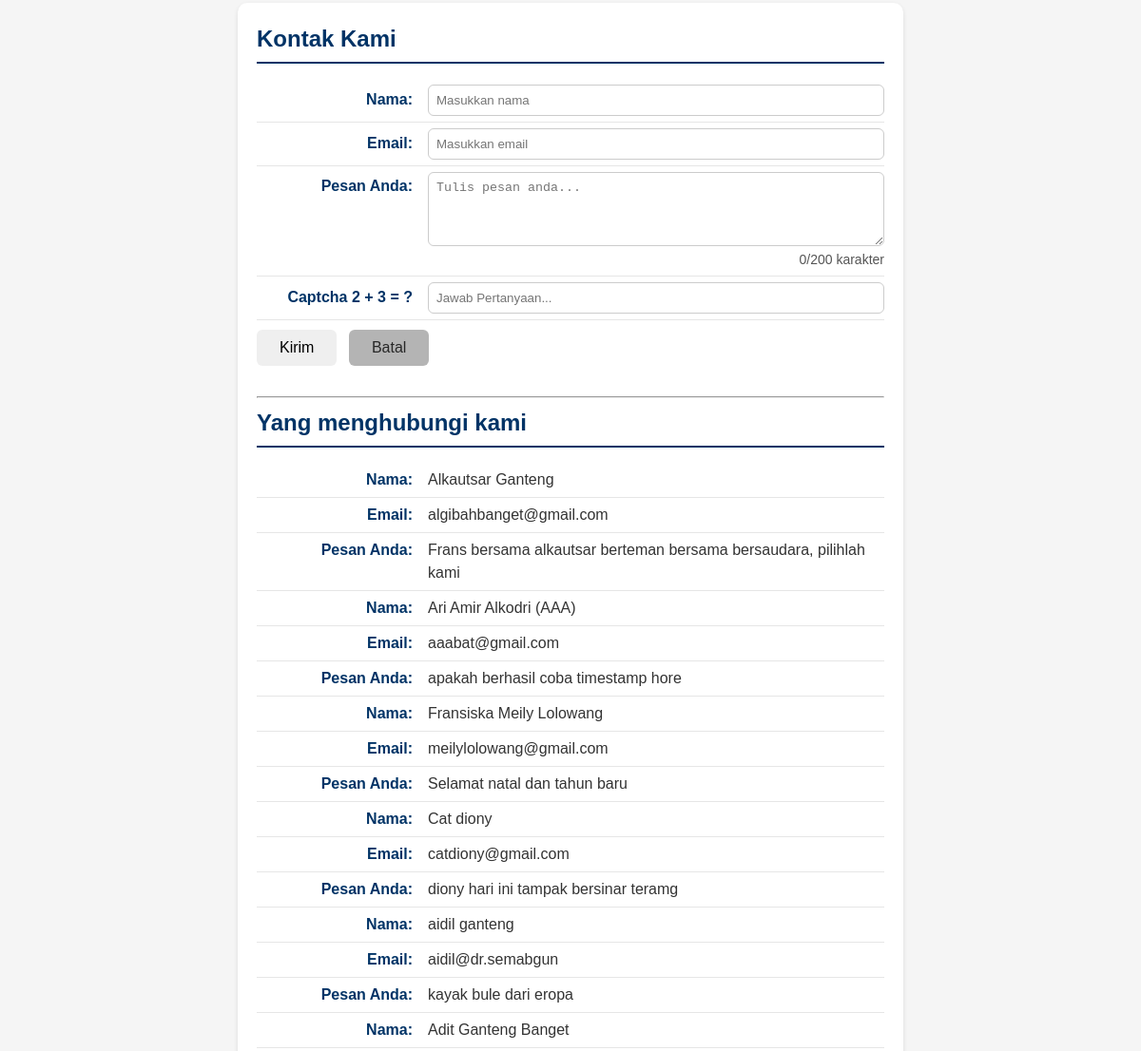
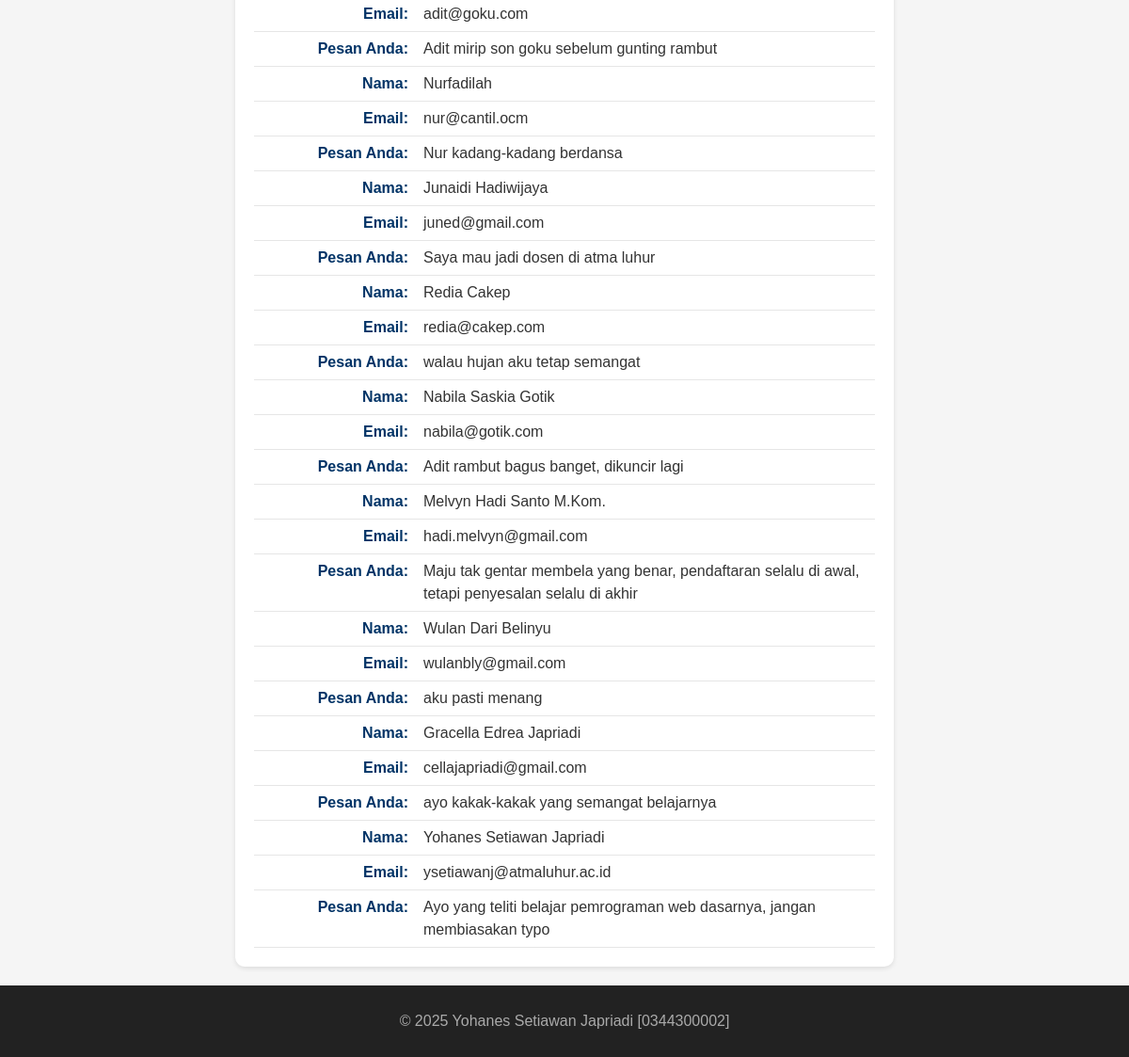
Before: / (lower part) with the older database file (2 pictures, top to bottom).
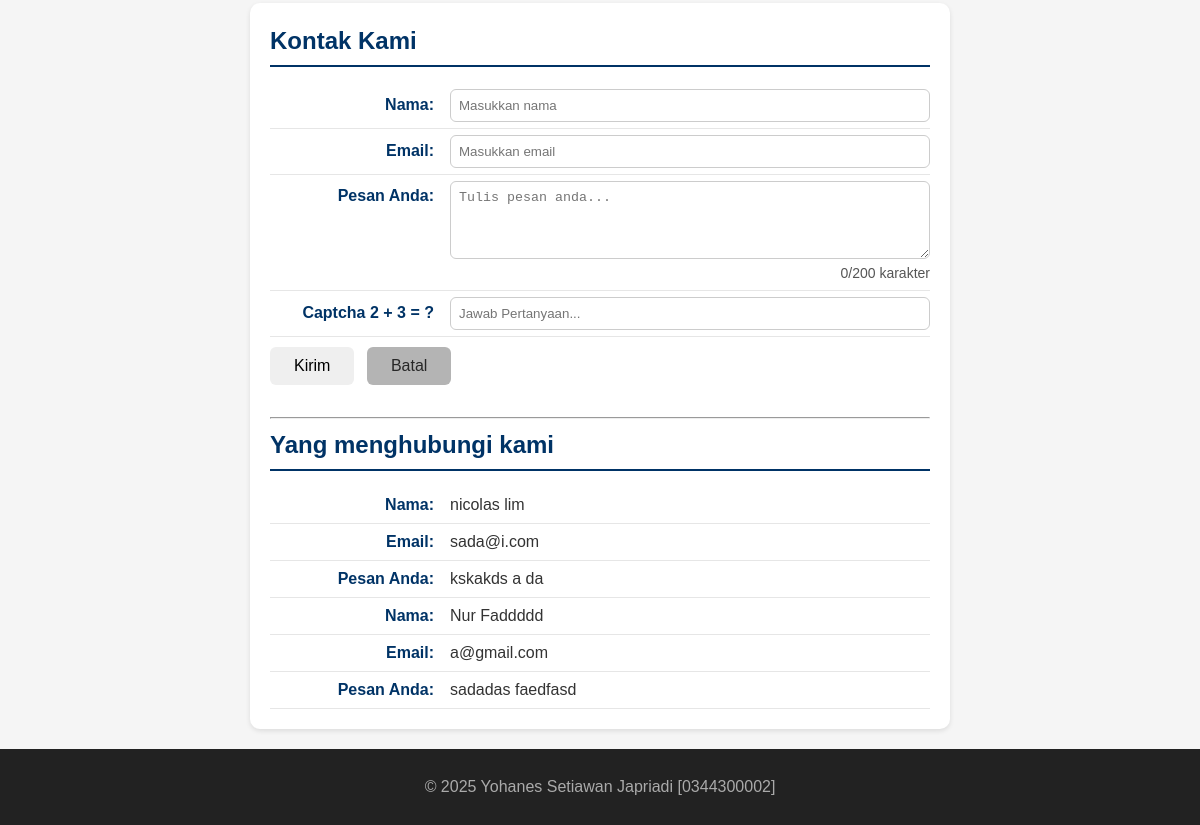
After: the same page with the newer database file.
### tables this page shows
CREATE TABLE `tbl_tamu` (
  `cid` int NOT NULL,
  `cnama` varchar(100) DEFAULT NULL,
  `cemail` varchar(100) DEFAULT NULL,
  `cpesan` text,
  `dcreated_at` datetime NOT NULL DEFAULT CURRENT_TIMESTAMP
);

### fungsi.php (the view, shortened to what this page needs)
<?php
function bersihkan($str)
{
  return htmlspecialchars(trim($str));
}
function tampilkanBiodata($conf, $arr)
{
  $html = "";
  foreach ($conf as $k => $v) {
    $label = $v["label"];
    $nilai = bersihkan($arr[$k] ?? '');
    $suffix = $v["suffix"];
    $html .= "<p><strong>{$label}</strong> {$nilai}{$suffix}</p>";
  }
  return $html;
}

### index.php (shortened to what this page needs)
<?php
require_once __DIR__ . '/fungsi.php';
?>
<!DOCTYPE html>
<html lang="en">
<head>
  <link rel="stylesheet" href="style.css">
</head>
<body>
  <main>
    <?php
    $biodata = $_SESSION["biodata"] ?? [];
    $fieldConfig = [
      "nim" => ["label" => "NIM:", "suffix" => ""],
      "nama" => ["label" => "Nama Lengkap:", "suffix" => " &#128526;"],
      "tempat" => ["label" => "Tempat Lahir:", "suffix" => ""],
      "tanggal" => ["label" => "Tanggal Lahir:", "suffix" => ""],
      "hobi" => ["label" => "Hobi:", "suffix" => " &#127926;"],
      "pasangan" => ["label" => "Pasangan:", "suffix" => " &hearts;"],
      "pekerjaan" => ["label" => "Pekerjaan:", "suffix" => " &copy; 2025"],
      "ortu" => ["label" => "Nama Orang Tua:", "suffix" => ""],
      "kakak" => ["label" => "Nama Kakak:", "suffix" => ""],
      "adik" => ["label" => "Nama Adik:", "suffix" => ""],
    ];
    ?>
      <?= tampilkanBiodata($fieldConfig, $biodata) ?>
    <?php
    $old          = $_SESSION['old'] ?? [];
    ?>
    <section id="contact">
      <h2>Kontak Kami</h2>
      <form action="proses.php" method="POST">
        <label for="txtNama"><span>Nama:</span>
          <input type="text" id="txtNama" name="txtNama" placeholder="Masukkan nama"
            required autocomplete="name"
            value="<?= isset($old['nama']) ? htmlspecialchars($old['nama']) : '' ?>">
        </label>
        <label for="txtEmail"><span>Email:</span>
          <input type="email" id="txtEmail" name="txtEmail" placeholder="Masukkan email"
            required autocomplete="email"
            value="<?= isset($old['email']) ? htmlspecialchars($old['email']) : '' ?>">
        </label>
        <label for="txtPesan"><span>Pesan Anda:</span>
          <textarea id="txtPesan" name="txtPesan" rows="4" placeholder="Tulis pesan anda..."
            required><?= isset($old['pesan']) ? htmlspecialchars($old['pesan']) : '' ?></textarea>
          <small id="charCount">0/200 karakter</small>
        </label>
        <label for="txtCaptcha"><span>Captcha 2 + 3 = ?</span>
          <input type="number" id="txtCaptcha" name="txtCaptcha" placeholder="Jawab Pertanyaan..."
            required
            value="<?= isset($old['captcha']) ? htmlspecialchars($old['captcha']) : '' ?>">
        </label>
        <button type=" submit">Kirim</button>
          <button type="reset">Batal</button>
      </form>
      <br>
      <hr>
      <h2>Yang menghubungi kami</h2>
      <?php include 'read_inc.php'; ?>
    </section>
  </main>
  <footer>
    <p>&copy; 2025 Yohanes Setiawan Japriadi [0344300002]</p>
  </footer>
</body>
</html>

### read_inc.php
<?php
require 'koneksi.php';
$fieldContact = [
  "nama" => ["label" => "Nama:", "suffix" => ""],
  "email" => ["label" => "Email:", "suffix" => ""],
  "pesan" => ["label" => "Pesan Anda:", "suffix" => ""]
];
$sql = "SELECT * FROM tbl_tamu ORDER BY cid DESC";
$q = mysqli_query($conn, $sql);
if (!$q) {
  echo "<p>Gagal membaca data tamu: " . htmlspecialchars(mysqli_error($conn)) . "</p>";
} elseif (mysqli_num_rows($q) === 0) {
  echo "<p>Belum ada data tamu yang tersimpan.</p>";
} else {
  while ($row = mysqli_fetch_assoc($q)) {
    $arrContact = [
      "nama"  => $row["cnama"]  ?? "",
      "email" => $row["cemail"] ?? "",
      "pesan" => $row["cpesan"] ?? "",
    ];
    echo tampilkanBiodata($fieldContact, $arrContact);
  }
}
?>

### style.css (style rules this page uses)
* { box-sizing: border-box; }
body { margin: 0; font-family: Arial, sans-serif; background: #f5f5f5; color: #333; line-height: 1.5; }
#home, #about, #contact, #biodata { background-color: #ffffff; border-radius: 10px; padding: 20px; max-width: 700px; margin: 20px auto; box-shadow: 0 2px 5px rgba(0, 0, 0, 0.1); }
#home h2, #about h2, #contact h2, #biodata h2 { color: #003366; border-bottom: 2px solid #003366; padding-bottom: 6px; margin-top: 0; margin-bottom: 16px; }
#about p, #contact p, #contact label, #biodata label { display: flex; justify-content: flex-start; align-items: baseline; margin: 0; padding: 6px 0; border-bottom: 1px solid #e6e6e6; }
#about strong, #contact strong, #contact label>span, #biodata label>span { min-width: 180px; color: #003366; font-weight: 600; text-align: right; padding-right: 16px; flex-shrink: 0; }
#contact input, #contact textarea, #biodata input { flex: 1; border: 1px solid #ccc; border-radius: 6px; padding: 8px; color: #000; font-weight: normal; margin: 0; box-sizing: border-box; }
#contact button, #biodata button { margin-top: 10px; display: inline-block; padding: 10px 24px; font-size: 16px; border-radius: 6px; cursor: pointer; border: none; transition: all 0.3s ease; margin-right: 8px; }
#contact button[type="reset"], #biodata button[type="reset"] { background-color: #b4b4b4; color: #272727; font-weight: 500; }
footer { background: #222; color: #aaa; text-align: center; padding: 10px; }

Changed rows visible on the page:
removed tbl_tamu: label "Nama:", cnama "Alkautsar Ganteng", label "Email:", cemail "algibahbanget@gmail.com", label "Pesan Anda:", cpesan "Frans bersama alkautsar berteman bersama bersaudara, pilihlah kami"
removed tbl_tamu: label "Nama:", cnama "Ari Amir Alkodri (AAA)", label "Email:", cemail "aaabat@gmail.com", label "Pesan Anda:", cpesan "apakah berhasil coba timestamp hore"
removed tbl_tamu: label "Nama:", cnama "Fransiska Meily Lolowang", label "Email:", cemail "meilylolowang@gmail.com", label "Pesan Anda:", cpesan "Selamat natal dan tahun baru"
removed tbl_tamu: label "Nama:", cnama "Cat diony", label "Email:", cemail "catdiony@gmail.com", label "Pesan Anda:", cpesan "diony hari ini tampak bersinar teramg"
removed tbl_tamu: label "Nama:", cnama "aidil ganteng", label "Email:", cemail "aidil@dr.semabgun", label "Pesan Anda:", cpesan "kayak bule dari eropa"
removed tbl_tamu: label "Nama:", cnama "Adit Ganteng Banget", label "Email:", cemail "adit@goku.com", label "Pesan Anda:", cpesan "Adit mirip son goku sebelum gunting rambut"
removed tbl_tamu: label "Nama:", cnama "Nurfadilah", label "Email:", cemail "nur@cantil.ocm", label "Pesan Anda:", cpesan "Nur kadang-kadang berdansa"
removed tbl_tamu: label "Nama:", cnama "Junaidi Hadiwijaya", label "Email:", cemail "juned@gmail.com", label "Pesan Anda:", cpesan "Saya mau jadi dosen di atma luhur"
removed tbl_tamu: label "Nama:", cnama "Redia Cakep", label "Email:", cemail "redia@cakep.com", label "Pesan Anda:", cpesan "walau hujan aku tetap semangat"
removed tbl_tamu: label "Nama:", cnama "Nabila Saskia Gotik", label "Email:", cemail "nabila@gotik.com", label "Pesan Anda:", cpesan "Adit rambut bagus banget, dikuncir lagi"
removed tbl_tamu: label "Nama:", cnama "Melvyn Hadi Santo M.Kom.", label "Email:", cemail "hadi.melvyn@gmail.com", label "Pesan Anda:", cpesan "Maju tak gentar membela yang benar, pendaftaran selalu di awal, tetapi penyesalan selalu di akhir"
removed tbl_tamu: label "Nama:", cnama "Wulan Dari Belinyu", label "Email:", cemail "wulanbly@gmail.com", label "Pesan Anda:", cpesan "aku pasti menang"
removed tbl_tamu: label "Nama:", cnama "Gracella Edrea Japriadi", label "Email:", cemail "cellajapriadi@gmail.com", label "Pesan Anda:", cpesan "ayo kakak-kakak yang semangat belajarnya"
removed tbl_tamu: label "Nama:", cnama "Yohanes Setiawan Japriadi", label "Email:", cemail "ysetiawanj@atmaluhur.ac.id", label "Pesan Anda:", cpesan "Ayo yang teliti belajar pemrograman web dasarnya, jangan membiasakan typo"
added tbl_tamu: label "Nama:", cnama "nicolas lim", label "Email:", cemail "sada@i.com", label "Pesan Anda:", cpesan "kskakds a da"
added tbl_tamu: label "Nama:", cnama "Nur Faddddd", label "Email:", cemail "a@gmail.com", label "Pesan Anda:", cpesan "sadadas faedfasd"
